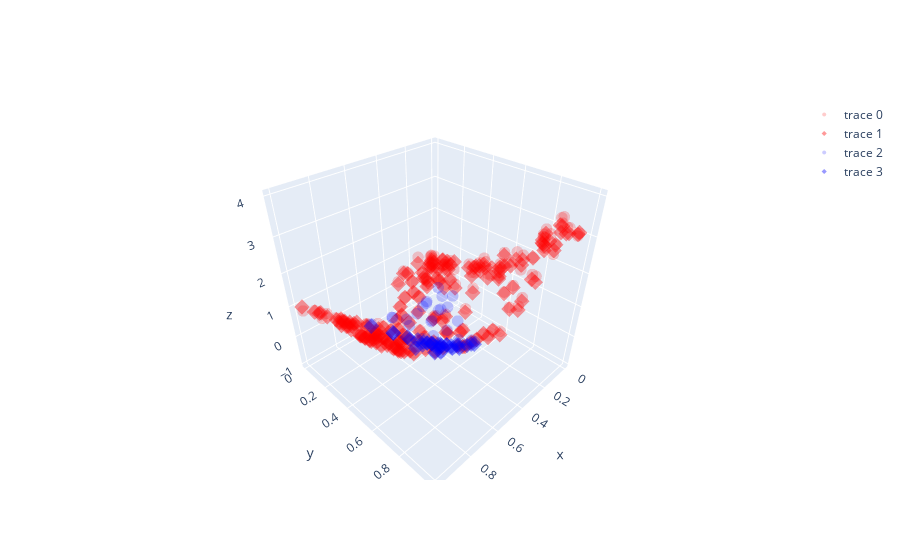

Here is the notebook cell this chart was saved with:
### Code cell
fig = go.Figure()
fig.add_trace(go.Scatter3d(x=x[train_idxs, 0], y=x[train_idxs, 1], z=y[train_idxs].flatten(), **TRAIN_MARKER))
fig.add_trace(go.Scatter3d(x=x[train_idxs, 0], y=x[train_idxs, 1], z=y_train_pred.flatten(), **TRAIN_PRED))
fig.add_trace(go.Scatter3d(x=x[test_idxs, 0], y=x[test_idxs, 1], z=y[test_idxs].flatten(), **TEST_MARKER))
fig.add_trace(go.Scatter3d(x=x[test_idxs, 0], y=x[test_idxs, 1], z=y_test_pred.flatten(), **TEST_PRED))
fig.show()

### Figure 1 — Plotly figure (JSON) as saved in the notebook; plotly's stock layout.template omitted (floating-point values rounded to 4 significant figures; data arrays with more than 128 entries replaced by an {"elided": "..."} marker saying what was removed)
{"data": [{"marker": {"color": "red", "opacity": 0.2, "size": 4}, "mode": "markers", "type": "scatter3d", "x": {"elided": "169 float values"}, "y": {"elided": "169 float values"}, "z": {"elided": "169 float values"}}, {"marker": {"color": "red", "opacity": 0.4, "size": 4, "symbol": "diamond"}, "mode": "markers", "type": "scatter3d", "x": {"elided": "169 float values"}, "y": {"elided": "169 float values"}, "z": {"elided": "169 float values"}}, {"marker": {"color": "blue", "opacity": 0.2, "size": 4}, "mode": "markers", "type": "scatter3d", "x": [0.8949, 0.6438, 0.9231, 0.7726, 0.8355, 0.9836, 0.85, 0.7358, 0.9066, 0.6236, 0.6256, 0.6751, 0.6034, 0.6531, 0.932, 0.8609, 0.8883, 0.9173, 0.7742, 0.976, 0.7031, 0.7111, 0.7881, 0.6476, 0.7741, 0.9761, 0.8531, 0.8596, 0.9931, 0.8794, 0.8323], "y": [0.7972, 0.8446, 0.8797, 0.7614, 0.818, 0.9969, 0.6973, 0.6067, 0.9405, 0.6637, 0.7837, 0.8941, 0.6011, 0.7656, 0.8902, 0.8785, 0.7267, 0.8535, 0.8431, 0.7447, 0.7351, 0.8529, 0.9114, 0.8891, 0.6942, 0.6037, 0.9172, 0.8892, 0.7697, 0.9646, 0.8108], "z": [2.675, 1.234, 3.214, 1.637, 2.398, 3.981, 1.953, 0.7175, 3.478, 0.3596, 0.8847, 1.626, 0.09059, 0.8866, 3.299, 2.883, 2.318, 3.056, 2.043, 2.663, 1.009, 1.623, 2.513, 1.48, 1.355, 2.092, 3.039, 2.931, 2.773, 3.475, 2.339]}, {"marker": {"color": "blue", "opacity": 0.4, "size": 4, "symbol": "diamond"}, "mode": "markers", "type": "scatter3d", "x": [0.8949, 0.6438, 0.9231, 0.7726, 0.8355, 0.9836, 0.85, 0.7358, 0.9066, 0.6236, 0.6256, 0.6751, 0.6034, 0.6531, 0.932, 0.8609, 0.8883, 0.9173, 0.7742, 0.976, 0.7031, 0.7111, 0.7881, 0.6476, 0.7741, 0.9761, 0.8531, 0.8596, 0.9931, 0.8794, 0.8323], "y": [0.7972, 0.8446, 0.8797, 0.7614, 0.818, 0.9969, 0.6973, 0.6067, 0.9405, 0.6637, 0.7837, 0.8941, 0.6011, 0.7656, 0.8902, 0.8785, 0.7267, 0.8535, 0.8431, 0.7447, 0.7351, 0.8529, 0.9114, 0.8891, 0.6942, 0.6037, 0.9172, 0.8892, 0.7697, 0.9646, 0.8108], "z": [2.009, 1.217, 2.276, 1.396, 1.799, 2.737, 1.584, 0.6697, 2.355, 0.3697, 0.887, 1.515, 0.07145, 0.9099, 2.331, 2.051, 1.849, 2.201, 1.65, 2.283, 0.998, 1.473, 1.91, 1.412, 1.17, 2.039, 2.125, 2.075, 2.394, 2.334, 1.765]}], "layout": {}}
